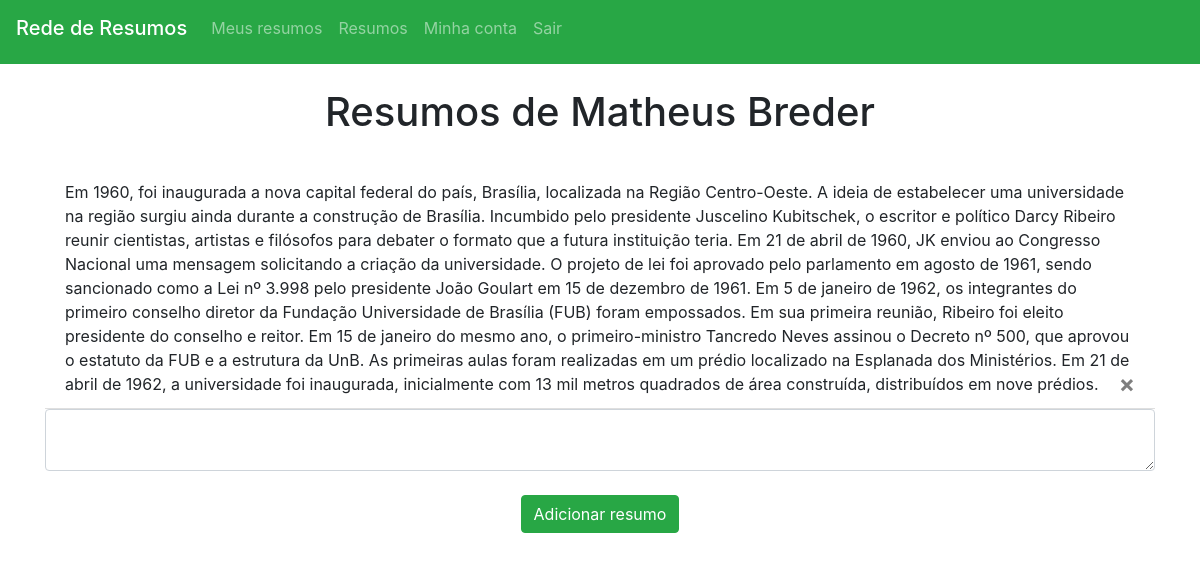
The app's page / (signed in) with its own data.
### website/models.py (models this page shows)
class User(db.Model, UserMixin):
    id = db.Column(db.Integer, primary_key=True)
    email = db.Column(db.String(150), unique=True)
    password = db.Column(db.String(150))
    first_name = db.Column(db.String(150))
    notes = db.relationship('Note')

class Note(db.Model):
    id = db.Column(db.Integer, primary_key=True)
    data = db.Column(db.String(10000))
    user_id = db.Column(db.Integer, db.ForeignKey('user.id'))

### website/views.py (the view, shortened to what this page needs)
@views.route('/', methods=['GET', 'POST'])
@login_required
def home():
    return render_template("home.html", user=current_user)

### website/__init__.py (called while the page is built)
def create_app():
    app = Flask(__name__)
    app.config['SECRET_KEY'] = 'test'
    app.config['SQLALCHEMY_DATABASE_URI'] = f'sqlite:///{DB_NAME}'
    db.init_app(app)
    from .views import views
    from .auth import auth
    app.register_blueprint(views, url_prefix='/')
    app.register_blueprint(auth, url_prefix='/')
    from .models import User, Note
    create_database(app)
    login_manager = LoginManager()
    login_manager.login_view = 'auth.login'
    login_manager.login_message = "Por favor, entre em sua conta para visualizar seus resumos."
    login_manager.login_message_category = "warning"
    login_manager.init_app(app)
    @login_manager.user_loader
    def load_user(id):
        return User.query.get(int(id))
    return app

### website/templates/home.html
{% extends "base.html" %} {% block title %}Home{% endblock %}
{% block content %}
<br />
<h1 align="center">Resumos de {{user.first_name}}</h1>
<br />
<ul class="list-group list-group-flush" id="notes">
    {% for note in user.notes %}
    <li class="list-group-item">
    {{ note.data }}
    <button type="button" class="close" onClick="deleteNote({{ note.id }})">
        <span aria-hidden="true">&times;</span>
    </button>
    </li>
    {% endfor %}
</ul>
<form method="POST">
    <textarea name="note" id="note" class="form-control"></textarea>
    <br />
    <div align="center">
      <button type="submit" class="btn btn-success">Adicionar resumo</button>
    </div>
  </form>
{% endblock %}

### records on screen
User: first_name "Matheus Breder"
Note: data "Em 1960, foi inaugurada a nova capital federal do país, Brasília, localizada na Região Centro-Oeste. A ideia de estabelecer uma universidade na região surgiu ainda durante a construção de Brasília. Incumbido pelo presidente Juscelino Kubitschek, o escritor e político Darcy Ribeiro reunir cientistas, artistas e filósofos para debater o formato que a futura instituição teria. Em 21 de abril de 1960, JK enviou ao Congresso Nacional uma mensagem solicitando a criação da universidade. O projeto de lei foi aprovado pelo parlamento em agosto de 1961, sendo sancionado como a Lei nº 3.998 pelo presidente João Goulart em 15 de dezembro de 1961. Em 5 de janeiro de 1962, os integrantes do primeiro…"
